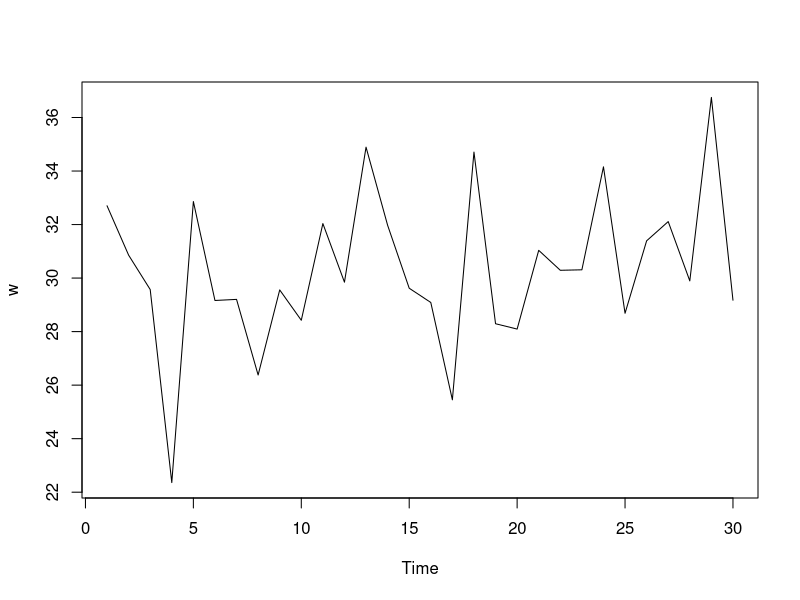
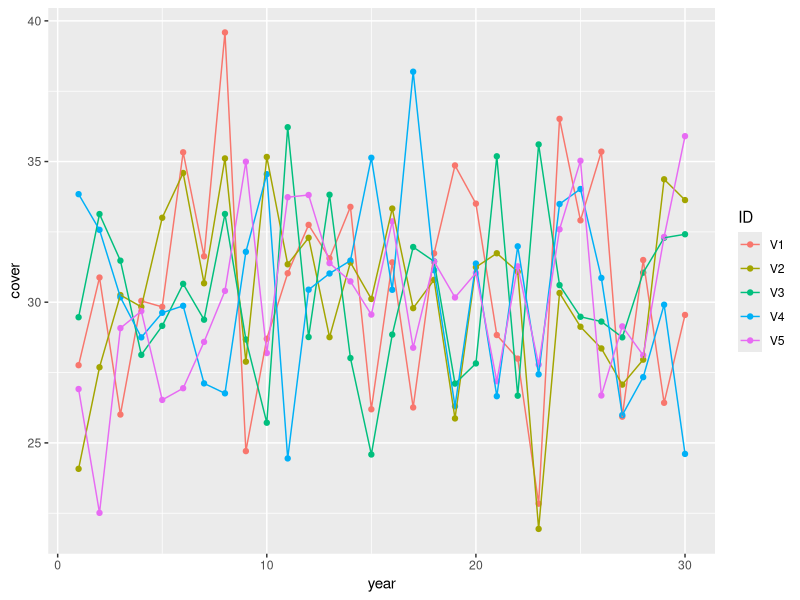
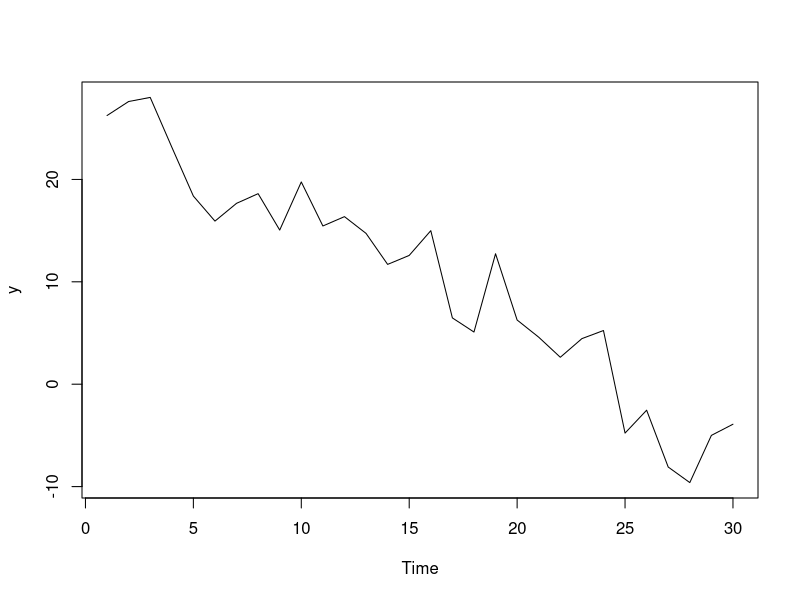
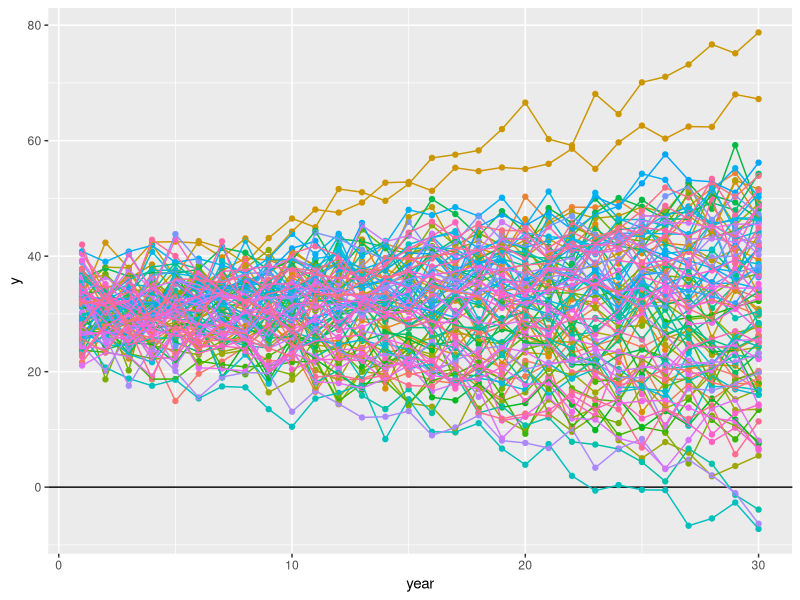
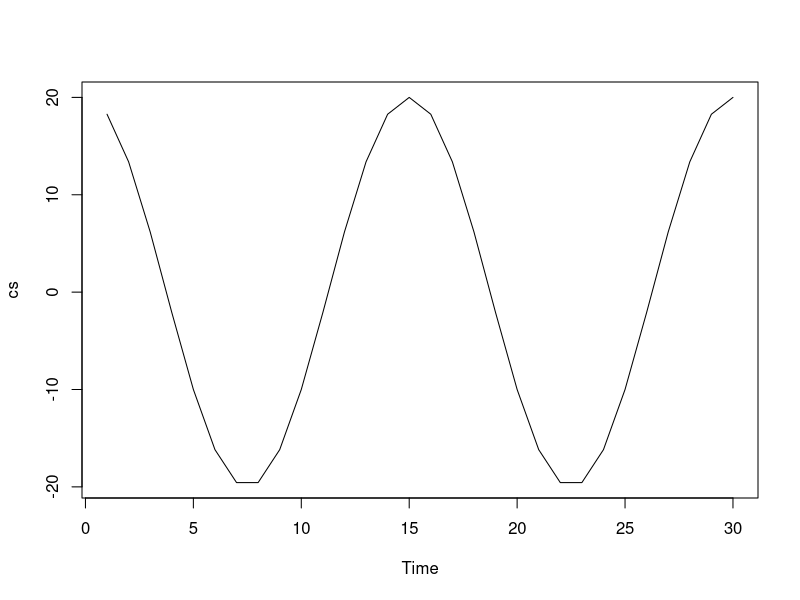
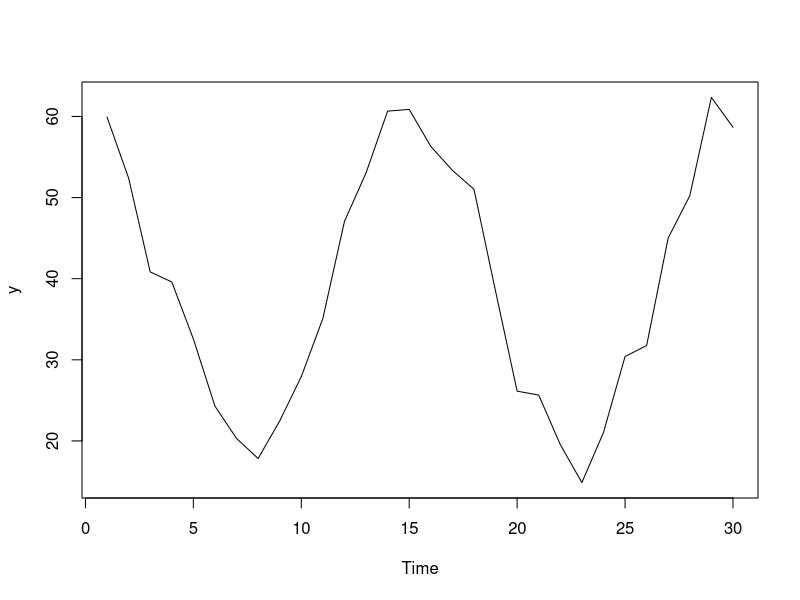
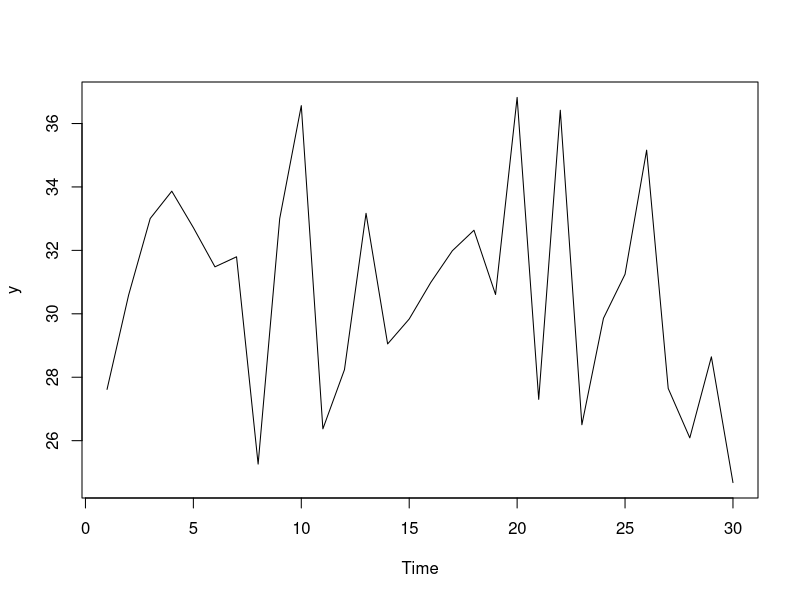
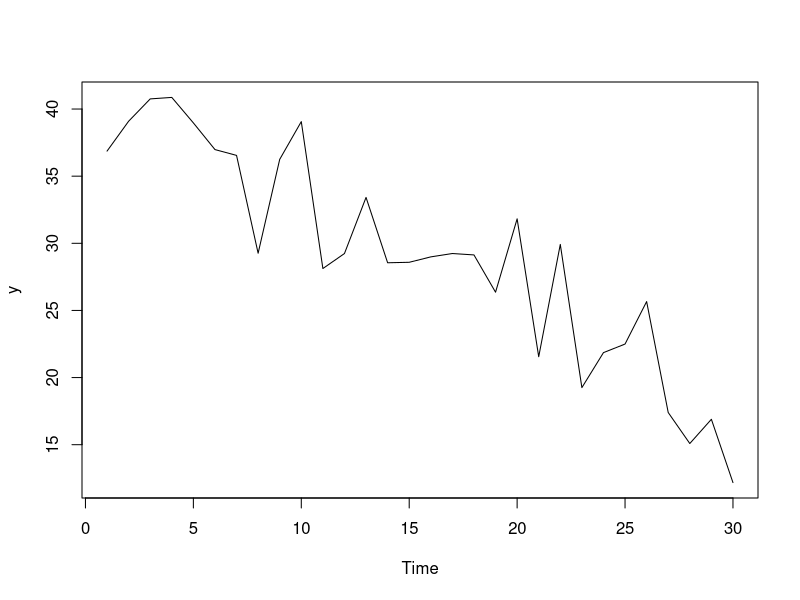

The R source for these figures, in order:
################################################################################
##' @title Time-series simulations
##'
##' @author Robin Elahi
##' @contact elahi.robin@gmail.com
##' @contributor 
##' 
##' @date 2016-12-01
##' 
##' @log Add a log here
################################################################################

#rm(list=ls(all=TRUE))

##### LOAD PACKAGES, DATA #####
library(ggplot2)
library(dplyr)
library(tidyr)

##' I want to simulate the following types of trends:
##' stable (no trend), with variation Y fluctuating about a mean X
##' positive trend with a mean of X
##' negative trend with a mean of X
##' oscillating trend with a mean of X

##' What am I calculating from a population of trends?
##' average coral cover
##' coefficient of variation
##' slope
##' intercept at time X (e.g., 1985?)
##' 

##### EXAMPLE FOR CORAL COVER TIME SERIES #####

##' cc = coral cover
##' cc_sd = sd of cover
##' yrs = number of years
##' w = white noise (sampled from a normal distribution)
##' slope = slope of temporal trend
##' intercept = intercept of temporal trend

###### STABLE ######

## White noise around a mean of coral cover
cc = 30
cc_sd = 3
yrs = 30
w = rnorm(yrs, mean = cc, sd = cc_sd) 
w
plot.ts(w)

## Function to return a time series with random variation about a mean coral cover
stable_simF <- function(cc = 30, cc_sd = 3, yrs = 30){
  w = rnorm(yrs, mean = cc, sd = cc_sd)
}

stable_df <- as.data.frame(replicate(5, stable_simF())) %>%
  mutate(year = seq(1:yrs)) %>% 
  gather(key = "ID", value = "cover", V1:V5)

stable_df %>% 
  ggplot(aes(year, cover, color = ID)) + 
  geom_point() + geom_line()

###### LINEAR TREND ######

## Assign state variables
# Mean coral cover
cc = 30
# Standard deviation of coral cover
cc_sd = 3
# Number of years
yrs = 30
# Linear trend
trend = 0
# Standard deviation of trend
trend_sd = 1

## Random variation for each time point
w = rnorm(yrs, mean = 0, sd = cc_sd) 

## Random value for slope (mean = 0, sd = 1)
slope = rnorm(1, mean = trend, sd = trend_sd)

## Random value for intercept
intercept = rnorm(1, cc, sd = cc_sd)

x = seq(1:yrs)
y = slope * x + intercept + w
plot.ts(y)
mean(y)
summary(lm(y ~ x))

##' For each simulation, need to:
##' 1) assign 1 slope (at random)
##' 2) assign 1 intercept (at random)
##' 3) assign N yrs of random variation at each time point
##' 4) calculate cover using slope, intercept, and random variation


# Mean coral cover
coral_cover = 30
# Standard deviation of coral cover
coral_cover_sd = 3
# Number of years
number_yrs = 30
# Linear trend
linear_trend = 0
# Standard deviation of trend
linear_trend_sd = 0.5

## Function to return a time series with a trend

x = seq(1:yrs)

linear_simF <- function(cc = coral_cover, cc_sd = coral_cover_sd, yrs = number_yrs, 
                        trend = linear_trend, trend_sd = linear_trend_sd){
  
  ## Random variation for each time point
  w <- rnorm(yrs, mean = 0, sd = cc_sd) 
  
  ## Random value for slope (mean = 0, sd = 1)
  slope <- rnorm(1, mean = trend, sd = trend_sd)
  
  ## Random value for intercept
  intercept <- rnorm(1, cc, sd = cc_sd)
  
  ## Get time series
  y <- slope * x + intercept + w
  
  ## Assemble data frame
  sim_df <- data.frame(year = 1:number_yrs, 
                       w = w, slope = slope, intercept = intercept, 
                       y = y)
  
  sim_df
  
  return(sim_df)
}

linear_simF()


sim_df <- data.frame(sim = as.character(seq(1:100)))

sim_df2 <- sim_df %>% group_by(sim) %>% 
  do(linear_simF()) %>% ungroup()

sim_df2 %>% 
  ggplot(aes(year, y, color = sim)) + 
  geom_hline(yintercept = 0) + 
  geom_point() + geom_line() + 
  theme(legend.position = "none")


###### CYCLES ######

##' For the following cosine curve:
##' y = a * cos(bx + c)
##' a = amplitude (height)
##' b = period (length of one cycle of the curve)
##' if b = 1, we get the natural cycle of the cos curve, i.e., 2*pi
##' c = phase shift
##' if c = 0, the cosine curve starts at 'a'

## Assign variables

# Time
x = seq(1:yrs)
# Mean coral cover
coral_cover = 40
# Standard deviation of coral cover
coral_cover_sd = 3
# Number of years
number_yrs = 30
# Linear trend
linear_trend = 0
# Standard deviation of trend
linear_trend_sd = 1
# Periodicity (years)
period = 15
# Intercept
intercept = 30
# Amplitude 
amp = 20

# Phase shift
phase_shift = 0 * pi # starting at top (cos curve)
#phase_shift = 0.5 * pi # sin curve, starting at middle
#phase_shift = 1 * pi # cos curve, starting at bottom

## Catch the wave
cs = amp * cos(2*pi*1:yrs/period + phase_shift)
plot.ts(cs)

## Get random variation
w = rnorm(yrs, mean = 0, sd = coral_cover_sd) 

## Simulate cover
y = linear_trend * x + coral_cover + w + cs
plot.ts(y)
mean(y)

###### TOY EXAMPLE ######

## Values were chosen to achieve similar mean coral cover

## Get random variation
set.seed(41)
w = rnorm(yrs, mean = 0, sd = coral_cover_sd) 

## High cover, stable
coral_cover = 30
y = coral_cover + w
plot.ts(y)
mean(y)
a_stable <- y

## High cover, linear decline
coral_cover = 40
linear_trend = -0.75
y = linear_trend * x + coral_cover + w
plot.ts(y)
mean(y)
b_linear <- y

## High cover, cyclical
coral_cover = 30
linear_trend = 0
period = 15
cs = amp * cos(2*pi*1:yrs/period + phase_shift)
y = linear_trend * x + coral_cover + cs + w
plot.ts(y)
mean(y)
c_cycles <- y

## High cover, decline then stasis
coral_cover = 34.6
period = 45
cs = amp * cos(2*pi*1:yrs/period + phase_shift)
y = linear_trend * x + coral_cover + cs + w
plot.ts(y)
mean(y)
d_nonlinear <- y

## Put in dataframe
toy_sims <- data_frame(year = seq(1:yrs), a_stable, b_linear, 
                       c_cycles, d_nonlinear)
tsl <- toy_sims %>% gather(key = scenario, value = cover, a_stable:d_nonlinear)
tsl

tsl %>% 
  ggplot(aes(year, cover, color = scenario)) + 
  geom_point(alpha = 0.7) + 
  geom_smooth() + 
  facet_wrap(~ scenario, nrow = 1) + 
  ggtitle("Starting with high percent coral cover (mean = 30%)") + 
  theme(legend.position = "none")

#ggsave("figures/trend_scenarios.png", height = 3.5, width = 7)

##' NEXT STEPS
##' (1) NEED TO BOUND CORAL COVER AT ZERO PERCENT - ALLOW RECRUITMENT FROM OUTSIDE?
##' (2) VARY THE STARTING CORAL COVER


##' James wants these scenarios
##' 1. Stable
##' 2. U-shaped recovery
##' 3. Linear decline
##' 4. Abrupt decline/phase shift




